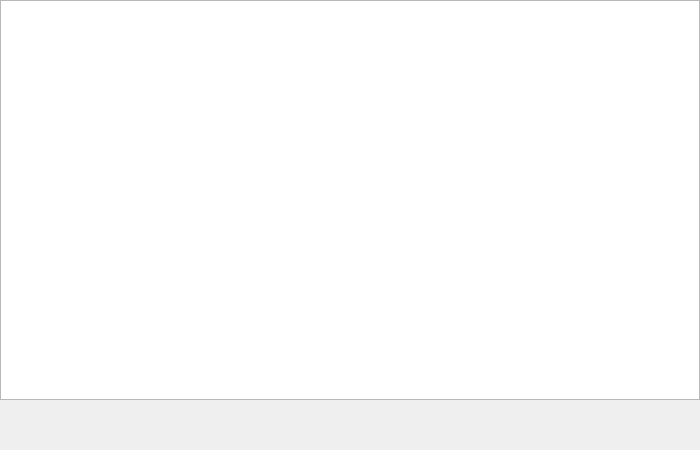
<?xml version="1.0" encoding="UTF-8"?>
<ui version="4.0">
 <class>changerl</class>
 <widget class="QWidget" name="changerl">
  <property name="geometry">
   <rect>
    <x>0</x>
    <y>0</y>
    <width>700</width>
    <height>450</height>
   </rect>
  </property>
  <property name="minimumSize">
   <size>
    <width>700</width>
    <height>450</height>
   </size>
  </property>
  <property name="maximumSize">
   <size>
    <width>700</width>
    <height>450</height>
   </size>
  </property>
  <property name="windowTitle">
   <string>Relic</string>
  </property>
  <property name="windowIcon">
   <iconset resource="res.qrc">
    <normaloff>:/res/icon.png</normaloff>:/res/icon.png</iconset>
  </property>
  <widget class="QPushButton" name="help">
   <property name="geometry">
    <rect>
     <x>0</x>
     <y>400</y>
     <width>50</width>
     <height>50</height>
    </rect>
   </property>
   <property name="styleSheet">
    <string notr="true">border-radius: 15px;
border-image: url(:/res/help.png);</string>
   </property>
   <property name="text">
    <string/>
   </property>
  </widget>
  <widget class="QPushButton" name="cancel">
   <property name="geometry">
    <rect>
     <x>650</x>
     <y>400</y>
     <width>50</width>
     <height>50</height>
    </rect>
   </property>
   <property name="styleSheet">
    <string notr="true">border-radius: 15px;
border-image: url(:/res/cancel.png);</string>
   </property>
   <property name="text">
    <string/>
   </property>
  </widget>
  <widget class="QTableView" name="tableView">
   <property name="geometry">
    <rect>
     <x>0</x>
     <y>0</y>
     <width>700</width>
     <height>400</height>
    </rect>
   </property>
   <property name="minimumSize">
    <size>
     <width>700</width>
     <height>400</height>
    </size>
   </property>
   <property name="maximumSize">
    <size>
     <width>700</width>
     <height>400</height>
    </size>
   </property>
   <property name="editTriggers">
    <set>QAbstractItemView::NoEditTriggers</set>
   </property>
   <property name="selectionMode">
    <enum>QAbstractItemView::SingleSelection</enum>
   </property>
   <property name="selectionBehavior">
    <enum>QAbstractItemView::SelectItems</enum>
   </property>
   <property name="sortingEnabled">
    <bool>true</bool>
   </property>
   <attribute name="horizontalHeaderShowSortIndicator" stdset="0">
    <bool>true</bool>
   </attribute>
   <attribute name="horizontalHeaderStretchLastSection">
    <bool>true</bool>
   </attribute>
   <attribute name="verticalHeaderVisible">
    <bool>false</bool>
   </attribute>
  </widget>
 </widget>
 <resources>
  <include location="res.qrc"/>
 </resources>
 <connections/>
</ui>
